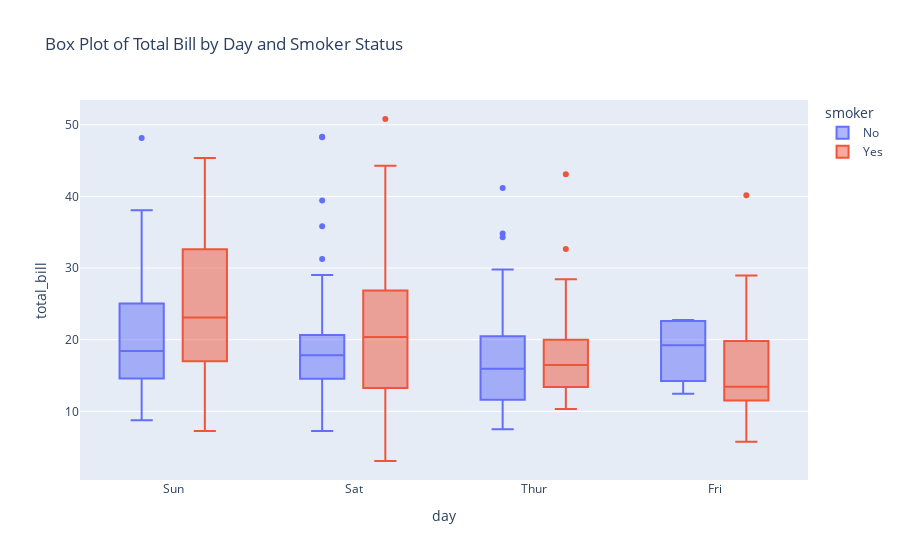

Notebook code for this chart:
### Code cell
import plotly.express as px

# Demo dataset
df = px.data.tips()

# Box plot
fig = px.box(df, x='day', y='total_bill', color='smoker',
             title='Box Plot of Total Bill by Day and Smoker Status')
fig.show()

### Figure 1 — Plotly figure (JSON) as saved in the notebook; plotly's stock layout.template omitted (floating-point values rounded to 4 significant figures; data arrays with more than 128 entries replaced by an {"elided": "..."} marker saying what was removed)
{"data": [{"alignmentgroup": "True", "hovertemplate": "smoker=No<br>day=%{x}<br>total_bill=%{y}<extra></extra>", "legendgroup": "No", "marker": {"color": "#636efa"}, "name": "No", "notched": false, "offsetgroup": "No", "orientation": "v", "showlegend": true, "type": "box", "x": {"elided": "151 str values"}, "x0": " ", "xaxis": "x", "y": {"elided": "151 float values"}, "y0": " ", "yaxis": "y"}, {"alignmentgroup": "True", "hovertemplate": "smoker=Yes<br>day=%{x}<br>total_bill=%{y}<extra></extra>", "legendgroup": "Yes", "marker": {"color": "#EF553B"}, "name": "Yes", "notched": false, "offsetgroup": "Yes", "orientation": "v", "showlegend": true, "type": "box", "x": ["Sat", "Sat", "Sat", "Sat", "Sat", "Sat", "Sat", "Sat", "Sat", "Sat", "Sat", "Thur", "Thur", "Fri", "Fri", "Fri", "Fri", "Fri", "Fri", "Fri", "Fri", "Fri", "Sat", "Sat", "Sat", "Sat", "Sat", "Sat", "Thur", "Sun", "Sat", "Sat", "Sat", "Sat", "Sun", "Sun", "Sun", "Sun", "Sun", "Sun", "Sun", "Sun", "Sun", "Sun", "Sun", "Sun", "Sun", "Sun", "Sun", "Sun", "Sun", "Sun", "Thur", "Thur", "Thur", "Thur", "Thur", "Thur", "Thur", "Thur", "Thur", "Thur", "Thur", "Thur", "Thur", "Thur", "Sat", "Sat", "Sat", "Sat", "Sat", "Sat", "Sat", "Sat", "Sat", "Sat", "Sat", "Sat", "Sat", "Fri", "Fri", "Fri", "Fri", "Fri", "Fri", "Sat", "Sat", "Sat", "Sat", "Sat", "Sat", "Sat", "Sat"], "x0": " ", "xaxis": "x", "y": [38.01, 11.24, 20.29, 13.81, 11.02, 18.29, 3.07, 15.01, 26.86, 25.28, 17.92, 19.44, 32.68, 28.97, 5.75, 16.32, 40.17, 27.28, 12.03, 21.01, 11.35, 15.38, 44.3, 22.42, 15.36, 20.49, 25.21, 14.31, 16, 17.51, 10.59, 10.63, 50.81, 15.81, 7.25, 31.85, 16.82, 32.9, 17.89, 14.48, 9.6, 34.63, 34.65, 23.33, 45.35, 23.17, 40.55, 20.9, 30.46, 18.15, 23.1, 15.69, 19.81, 28.44, 15.48, 16.58, 10.34, 43.11, 13, 13.51, 18.71, 12.74, 13, 16.4, 20.53, 16.47, 26.59, 38.73, 24.27, 12.76, 30.06, 25.89, 13.27, 28.17, 12.9, 28.15, 11.59, 7.74, 30.14, 12.16, 13.42, 8.58, 13.42, 16.27, 10.09, 22.12, 24.01, 15.69, 15.53, 12.6, 32.83, 27.18, 22.67], "y0": " ", "yaxis": "y"}], "layout": {"autosize": true, "boxmode": "group", "legend": {"title": {"text": "smoker"}, "tracegroupgap": 0}, "title": {"text": "Box Plot of Total Bill by Day and Smoker Status"}, "xaxis": {"anchor": "y", "autorange": true, "domain": [0, 1], "range": [-0.513, 3.513], "title": {"text": "day"}, "type": "category"}, "yaxis": {"anchor": "x", "autorange": true, "domain": [0, 1], "range": [0.4178, 53.46], "title": {"text": "total_bill"}, "type": "linear"}}}
